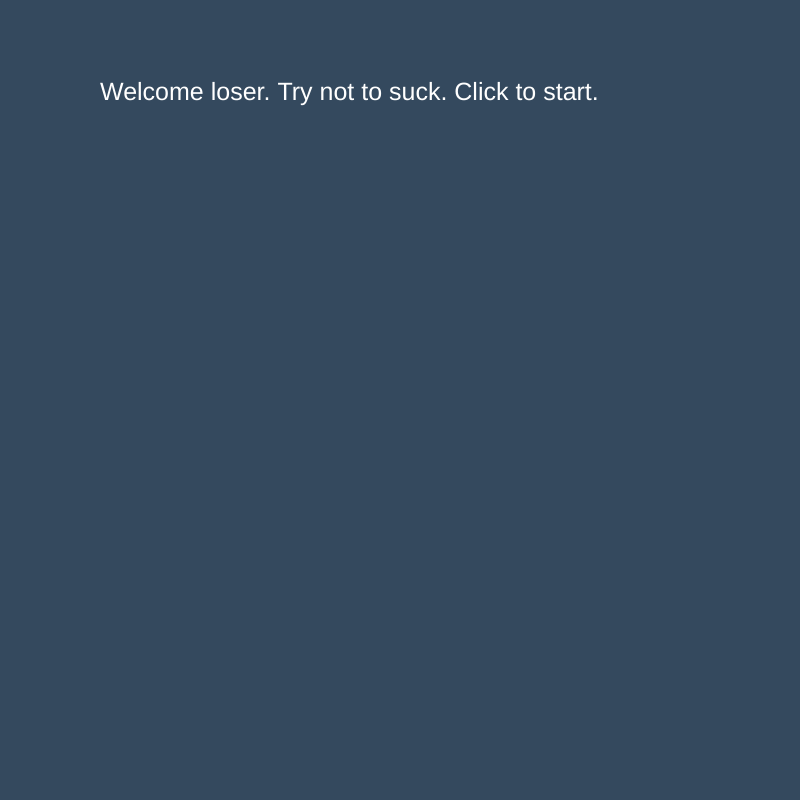
Frame 1 (no input)
Frame 60 (no input): identical to frame 1, image omitted
Frame 120 (the mouse pressed at the canvas centre since frame 60): identical to frame 1, image omitted

The p5.js sketch that drew this single still picture (run headless with seeded random() and noise() and a simulated clock; from frame 60 on, the mouse is pressed at the canvas centre):

// p5.js sketch
// ── sketch.js
var cars = [];
var frogPos;
var myState = 0;
var timer = 0;

function setup() {

  createCanvas(800, 800);

  // spawn cars!!!
  for (var i = 0; i < 5; i++) {
    cars.push(new Car());
  }
  frogPos = createVector(width / 2, height - 80);
  rectMode(CENTER);
  ellipseMode(CENTER);
}

function draw() {

  switch (myState) {

    case 0: // splash screen
      background(52, 73, 94);
      fill('white');
      textSize(25);
      text("Welcome loser. Try not to suck. Click to start.", 100, 100);
      break;

    case 1: // the game state
      game();
      timer++;
      if (timer > 600) {
        myState = 3;
        timer = 0;
      }
      break;

    case 2: // the win state
      background(39, 174, 96);
      fill('white');
      textSize(25);
      text("Wow. You're so cool. I'm very proud.", 100, 100);
      break;

    case 3: // the lose state
      background(203, 67, 53);
      fill('white');
      textSize(25);
      text("HAHAHAHAHAHAHAHAHAHAHAHAHAHAHAHAHAHAHAHAHAHAHAHAHAHAHAHAHAHAHAHAHAHAHAHAHAHAHAHAHAHAHAHAHA", 100, 100);
      break;

  }

}



function mouseReleased() {

  switch (myState) {
    case 0:
      myState = 1;
      break;

    case 2:
      resetTheGame();
      myState = 0
      break;

    case 3:
      resetTheGame();
      myState = 0;
      break;

  }

}




// car class!!
function Car() {
  // attributes
  this.pos = createVector(100, 100);
  this.vel = createVector(random(-5, 5), random(-5, 5));
  this.r = random(255);
  this.g = random(255);
  this.b = random(255);


  // methods
  this.display = function() {
    fill(this.r, this.g, this.b);
    rect(this.pos.x, this.pos.y, 100, 50);
    ellipse(this.pos.x - 45, this.pos.y + 25, 50, 50);
    ellipse(this.pos.x + 45, this.pos.y + 25, 50, 50);
  }

  this.drive = function() {
    this.pos.add(this.vel);

    if (this.pos.x > width) this.pos.x = 0;
    if (this.pos.x < 0) this.pos.x = width;
    if (this.pos.y > height) this.pos.y = 0;
    if (this.pos.y < 0) this.pos.y = height;

  }

}


function checkForKeys() {
  if (keyIsDown(LEFT_ARROW)) frogPos.x = frogPos.x - 5;
  if (keyIsDown(RIGHT_ARROW)) frogPos.x = frogPos.x + 5;
  if (keyIsDown(UP_ARROW)) frogPos.y = frogPos.y - 5;
  if (keyIsDown(DOWN_ARROW)) frogPos.y = frogPos.y + 5;

}


function resetTheGame() {
  cars = [];
  // spawn cars!!!
  for (var i = 0; i < 5; i++) {
    cars.push(new Car());
  }
  timer = 0;
  frogPos = createVector(width / 2, height - 80);
}


function game() {
  background(100);
  for (var i = 0; i < cars.length; i++) {
    cars[i].display();
    cars[i].drive();
    if (cars[i].pos.dist(frogPos) < 50) {
      cars.splice(i, 1);
    }
  }

  if (cars.length == 0) {
    myState = 2;
    cars
  }

  // draw the frog
  fill('green');
  ellipse(frogPos.x, frogPos.y, 60, 60);
  checkForKeys();
}
